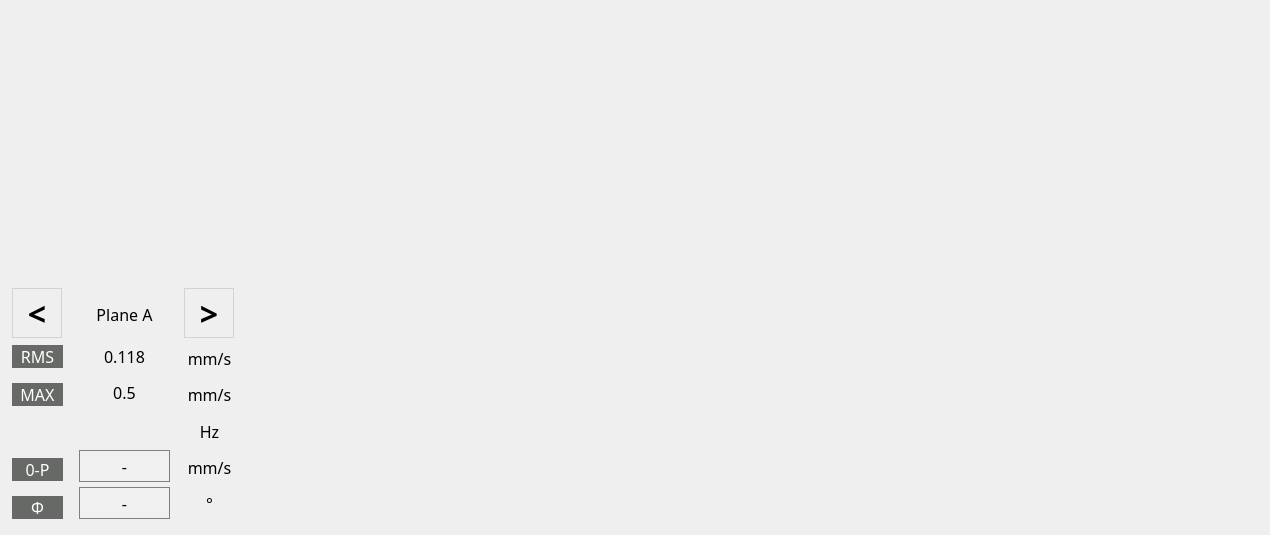
          <widget class="QWidget" name="mainworkContainer" native="true">
           <widget class="QWidget" name="horizontalLayoutWidget_7">
            <property name="geometry">
             <rect>
              <x>0</x>
              <y>0</y>
              <width>1261</width>
              <height>526</height>
             </rect>
            </property>
            <layout class="QHBoxLayout" name="horizontalLayout_5" stretch="0,0">
             <property name="spacing">
              <number>0</number>
             </property>
             <item>
              <widget class="QWidget" name="leftContainer" native="true">
               <widget class="QWidget" name="verticalLayoutWidget_3">
                <property name="geometry">
                 <rect>
                  <x>-1</x>
                  <y>-1</y>
                  <width>631</width>
                  <height>526</height>
                 </rect>
                </property>
                <layout class="QVBoxLayout" name="verticalLayout_2" stretch="56,49">
                 <property name="spacing">
                  <number>0</number>
                 </property>
                 <item>
                  <widget class="QWidget" name="spectrumContainer" native="true"/>
                 </item>
                 <item>
                  <widget class="QWidget" name="resultdataContainer" native="true">
                   <property name="maximumSize">
                    <size>
                     <width>2000</width>
                     <height>2000</height>
                    </size>
                   </property>
                   <widget class="QWidget" name="horizontalLayoutWidget_8">
                    <property name="geometry">
                     <rect>
                      <x>-1</x>
                      <y>-1</y>
                      <width>631</width>
                      <height>246</height>
                     </rect>
                    </property>
                    <layout class="QHBoxLayout" name="horizontalLayout_6">
                     <item>
                      <spacer name="horizontalSpacer_10">
                       <property name="orientation">
                        <enum>Qt::Horizontal</enum>
                       </property>
                       <property name="sizeType">
                        <enum>QSizePolicy::Fixed</enum>
                       </property>
                       <property name="sizeHint" stdset="0">
                        <size>
                         <width>10</width>
                         <height>20</height>
                        </size>
                       </property>
                      </spacer>
                     </item>
                     <item>
                      <widget class="QWidget" name="resultBackContainer" native="true">
                       <property name="minimumSize">
                        <size>
                         <width>60</width>
                         <height>0</height>
                        </size>
                       </property>
                       <property name="maximumSize">
                        <size>
                         <width>200</width>
                         <height>16777215</height>
                        </size>
                       </property>
                       <widget class="QWidget" name="verticalLayoutWidget_4">
                        <property name="geometry">
                         <rect>
                          <x>-1</x>
                          <y>-1</y>
                          <width>61</width>
                          <height>246</height>
                         </rect>
                        </property>
                        <layout class="QVBoxLayout" name="verticalLayout_3">
                         <property name="spacing">
                          <number>15</number>
                         </property>
                         <property name="leftMargin">
                          <number>5</number>
                         </property>
                         <property name="topMargin">
                          <number>10</number>
                         </property>
                         <property name="rightMargin">
                          <number>5</number>
                         </property>
                         <property name="bottomMargin">
                          <number>5</number>
                         </property>
                         <item>
                          <widget class="QPushButton" name="backButton">
                           <property name="minimumSize">
                            <size>
                             <width>50</width>
                             <height>50</height>
                            </size>
                           </property>
                           <property name="maximumSize">
                            <size>
                             <width>50</width>
                             <height>50</height>
                            </size>
                           </property>
                           <property name="font">
                            <font>
                             <family>宋体</family>
                             <pointsize>24</pointsize>
                             <weight>75</weight>
                             <bold>true</bold>
                            </font>
                           </property>
                           <property name="styleSheet">
                            <string notr="true">QPushButton {
	border: 1px solid lightgray;
}</string>
                           </property>
                           <property name="text">
                            <string>&lt;</string>
                           </property>
                          </widget>
                         </item>
                         <item>
                          <widget class="QLabel" name="resultBackLabel">
                           <property name="font">
                            <font>
                             <family>微软雅黑</family>
                             <pointsize>12</pointsize>
                            </font>
                           </property>
                           <property name="styleSheet">
                            <string notr="true">QLabel {
	color: white;
	background-color: rgb(102, 105, 102);
}
</string>
                           </property>
                           <property name="text">
                            <string>RMS</string>
                           </property>
                           <property name="alignment">
                            <set>Qt::AlignCenter</set>
                           </property>
                          </widget>
                         </item>
                         <item>
                          <widget class="QLabel" name="resultBackLabel_2">
                           <property name="font">
                            <font>
                             <family>微软雅黑</family>
                             <pointsize>12</pointsize>
                            </font>
                           </property>
                           <property name="styleSheet">
                            <string notr="true">QLabel {
	color: white;
	background-color: rgb(102, 105, 102);
}
</string>
                           </property>
                           <property name="text">
                            <string>MAX</string>
                           </property>
                           <property name="alignment">
                            <set>Qt::AlignCenter</set>
                           </property>
                          </widget>
                         </item>
                         <item>
                          <widget class="QLabel" name="resultBackLabel_3">
                           <property name="font">
                            <font>
                             <family>微软雅黑</family>
                             <pointsize>12</pointsize>
                            </font>
                           </property>
                           <property name="text">
                            <string/>
                           </property>
                          </widget>
                         </item>
                         <item>
                          <widget class="QLabel" name="resultBackLabel_4">
                           <property name="font">
                            <font>
                             <family>微软雅黑</family>
                             <pointsize>12</pointsize>
                            </font>
                           </property>
                           <property name="styleSheet">
                            <string notr="true">QLabel {
	color: white;
	background-color: rgb(102, 105, 102);
}
</string>
                           </property>
                           <property name="text">
                            <string>0-P</string>
                           </property>
                           <property name="alignment">
                            <set>Qt::AlignCenter</set>
                           </property>
                          </widget>
                         </item>
                         <item>
                          <widget class="QLabel" name="resultBackLabel_5">
                           <property name="font">
                            <font>
                             <family>微软雅黑</family>
                             <pointsize>12</pointsize>
                             <weight>50</weight>
                             <bold>false</bold>
                            </font>
                           </property>
                           <property name="styleSheet">
                            <string notr="true">QLabel {
	color: white;
	background-color: rgb(102, 105, 102);
}
</string>
                           </property>
                           <property name="text">
                            <string>Φ</string>
                           </property>
                           <property name="alignment">
                            <set>Qt::AlignCenter</set>
                           </property>
                          </widget>
                         </item>
                        </layout>
                       </widget>
                      </widget>
                     </item>
                     <item>
                      <widget class="QWidget" name="resultPlaneContainer" native="true">
                       <property name="minimumSize">
                        <size>
                         <width>100</width>
                         <height>0</height>
                        </size>
                       </property>
                       <property name="maximumSize">
                        <size>
                         <width>100</width>
                         <height>16777215</height>
                        </size>
                       </property>
                       <widget class="QWidget" name="verticalLayoutWidget_5">
                        <property name="geometry">
                         <rect>
                          <x>0</x>
                          <y>-1</y>
                          <width>101</width>
                          <height>246</height>
                         </rect>
                        </property>
                        <layout class="QVBoxLayout" name="verticalLayout_5">
                         <property name="spacing">
                          <number>5</number>
                         </property>
                         <property name="leftMargin">
                          <number>5</number>
                         </property>
                         <property name="topMargin">
                          <number>20</number>
                         </property>
                         <property name="rightMargin">
                          <number>5</number>
                         </property>
                         <property name="bottomMargin">
                          <number>5</number>
                         </property>
                         <item>
                          <widget class="QLabel" name="resultPlaneLabel_6">
                           <property name="font">
                            <font>
                             <family>微软雅黑</family>
                             <pointsize>12</pointsize>
                            </font>
                           </property>
                           <property name="text">
                            <string>Plane A</string>
                           </property>
                           <property name="alignment">
                            <set>Qt::AlignCenter</set>
                           </property>
                          </widget>
                         </item>
                         <item>
                          <spacer name="verticalSpacer">
                           <property name="orientation">
                            <enum>Qt::Vertical</enum>
                           </property>
                           <property name="sizeType">
                            <enum>QSizePolicy::Fixed</enum>
                           </property>
                           <property name="sizeHint" stdset="0">
                            <size>
                             <width>20</width>
                             <height>5</height>
                            </size>
                           </property>
                          </spacer>
                         </item>
                         <item>
                          <widget class="QLabel" name="resultPlaneLabel_7">
                           <property name="font">
                            <font>
                             <family>微软雅黑</family>
                             <pointsize>12</pointsize>
                            </font>
                           </property>
                           <property name="styleSheet">
                            <string notr="true">QLabel {
	border-bottom: 1px solid lightgray;
}</string>
                           </property>
                           <property name="text">
                            <string>0.118</string>
                           </property>
                           <property name="alignment">
                            <set>Qt::AlignCenter</set>
                           </property>
                          </widget>
                         </item>
                         <item>
                          <widget class="QLabel" name="resultPlaneLabel_8">
                           <property name="font">
                            <font>
                             <family>微软雅黑</family>
                             <pointsize>12</pointsize>
                            </font>
                           </property>
                           <property name="text">
                            <string>0.5</string>
                           </property>
                           <property name="alignment">
                            <set>Qt::AlignCenter</set>
                           </property>
                          </widget>
                         </item>
                         <item>
                          <widget class="QLabel" name="resultPlaneLabel_9">
                           <property name="font">
                            <font>
                             <family>微软雅黑</family>
                             <pointsize>12</pointsize>
                            </font>
                           </property>
                           <property name="styleSheet">
                            <string notr="true">QLabel {
	border-bottom: 1px solid lightgray;
}</string>
                           </property>
                           <property name="text">
                            <string/>
                           </property>
                           <property name="alignment">
                            <set>Qt::AlignCenter</set>
                           </property>
                          </widget>
                         </item>
                         <item>
                          <widget class="QLabel" name="resultPlaneLabel_10">
                           <property name="font">
                            <font>
                             <family>微软雅黑</family>
                             <pointsize>12</pointsize>
                            </font>
                           </property>
                           <property name="styleSheet">
                            <string notr="true">QLabel {
    background-color: rgb(240, 240, 240);
    border: 1px solid rgb(127, 127, 127);
}</string>
                           </property>
                           <property name="text">
                            <string>-</string>
                           </property>
                           <property name="alignment">
                            <set>Qt::AlignCenter</set>
                           </property>
                          </widget>
                         </item>
                         <item>
                          <widget class="QLabel" name="resultPlaneLabel_11">
                           <property name="font">
                            <font>
                             <family>微软雅黑</family>
                             <pointsize>12</pointsize>
                            </font>
                           </property>
                           <property name="styleSheet">
                            <string notr="true">QLabel {
    background-color: rgb(240, 240, 240);
    border: 1px solid rgb(127, 127, 127);
}</string>
                           </property>
                           <property name="text">
                            <string>-</string>
                           </property>
                           <property name="alignment">
                            <set>Qt::AlignCenter</set>
                           </property>
                          </widget>
                         </item>
                        </layout>
                       </widget>
                      </widget>
                     </item>
                     <item>
                      <widget class="QWidget" name="forwardResultContainer" native="true">
                       <property name="minimumSize">
                        <size>
                         <width>60</width>
                         <height>0</height>
                        </size>
                       </property>
                       <property name="maximumSize">
                        <size>
                         <width>200</width>
                         <height>16777215</height>
                        </size>
                       </property>
                       <widget class="QWidget" name="verticalLayoutWidget_6">
                        <property name="geometry">
                         <rect>
                          <x>-1</x>
                          <y>-1</y>
                          <width>61</width>
                          <height>246</height>
                         </rect>
                        </property>
                        <layout class="QVBoxLayout" name="verticalLayout_6">
                         <property name="spacing">
                          <number>5</number>
                         </property>
                         <property name="leftMargin">
                          <number>5</number>
                         </property>
                         <property name="topMargin">
                          <number>10</number>
                         </property>
                         <property name="rightMargin">
                          <number>5</number>
                         </property>
                         <property name="bottomMargin">
                          <number>5</number>
                         </property>
                         <item>
                          <widget class="QPushButton" name="forwardResultPushButton">
                           <property name="minimumSize">
                            <size>
                             <width>50</width>
                             <height>50</height>
                            </size>
                           </property>
                           <property name="maximumSize">
                            <size>
                             <width>50</width>
                             <height>50</height>
                            </size>
                           </property>
                           <property name="font">
                            <font>
                             <family>宋体</family>
                             <pointsize>24</pointsize>
                             <weight>75</weight>
                             <bold>true</bold>
                            </font>
                           </property>
                           <property name="styleSheet">
                            <string notr="true">QPushButton {
	border: 1px solid lightgray;
}</string>
                           </property>
                           <property name="text">
                            <string>&gt;</string>
                           </property>
                          </widget>
                         </item>
                         <item>
                          <widget class="QLabel" name="forwardResultLabel_12">
                           <property name="font">
                            <font>
                             <family>微软雅黑</family>
                             <pointsize>12</pointsize>
                            </font>
                           </property>
                           <property name="styleSheet">
                            <string notr="true"/>
                           </property>
                           <property name="text">
                            <string>mm/s</string>
                           </property>
                           <property name="alignment">
                            <set>Qt::AlignCenter</set>
                           </property>
                          </widget>
                         </item>
                         <item>
                          <widget class="QLabel" name="forwardResultLabel_13">
                           <property name="font">
                            <font>
                             <family>微软雅黑</family>
                             <pointsize>12</pointsize>
                            </font>
                           </property>
                           <property name="styleSheet">
                            <string notr="true"/>
                           </property>
                           <property name="text">
                            <string>mm/s</string>
                           </property>
                           <property name="alignment">
                            <set>Qt::AlignCenter</set>
                           </property>
                          </widget>
                         </item>
                         <item>
                          <widget class="QLabel" name="forwardResultLabel_14">
                           <property name="font">
                            <font>
                             <family>微软雅黑</family>
                             <pointsize>12</pointsize>
                            </font>
                           </property>
                           <property name="text">
                            <string>Hz</string>
                           </property>
                           <property name="alignment">
                            <set>Qt::AlignCenter</set>
                           </property>
                          </widget>
                         </item>
                         <item>
                          <widget class="QLabel" name="forwardResultLabel_15">
                           <property name="font">
                            <font>
                             <family>微软雅黑</family>
                             <pointsize>12</pointsize>
                            </font>
                           </property>
                           <property name="styleSheet">
                            <string notr="true"/>
                           </property>
                           <property name="text">
                            <string>mm/s</string>
                           </property>
                           <property name="alignment">
                            <set>Qt::AlignCenter</set>
                           </property>
                          </widget>
                         </item>
                         <item>
                          <widget class="QLabel" name="forwardResultLabel_16">
                           <property name="font">
                            <font>
                             <family>微软雅黑</family>
                             <pointsize>12</pointsize>
                             <weight>50</weight>
                             <bold>false</bold>
                            </font>
                           </property>
                           <property name="styleSheet">
                            <string notr="true"/>
                           </property>
                           <property name="text">
                            <string>°</string>
                           </property>
                           <property name="alignment">
                            <set>Qt::AlignCenter</set>
                           </property>
                          </widget>
                         </item>
                        </layout>
                       </widget>
                      </widget>
                     </item>
                     <item>
                      <spacer name="horizontalSpacer_4">
                       <property name="orientation">
                        <enum>Qt::Horizontal</enum>
                       </property>
                       <property name="sizeType">
                        <enum>QSizePolicy::Expanding</enum>
                       </property>
                       <property name="sizeHint" stdset="0">
                        <size>
                         <width>40</width>
                         <height>20</height>
                        </size>
                       </property>
                      </spacer>
                     </item>
                    </layout>
                   </widget>
                  </widget>
                 </item>
                </layout>
               </widget>
              </widget>
             </item>
             <item>
              <widget class="QWidget" name="rightContainer" native="true">
               <widget class="QWidget" name="verticalLayoutWidget_7">
                <property name="geometry">
                 <rect>
                  <x>-1</x>
                  <y>-1</y>
                  <width>631</width>
                  <height>526</height>
                 </rect>
                </property>
                <layout class="QVBoxLayout" name="verticalLayout_4">
                 <item>
                  <widget class="QWidget" name="polarDiagramContainer" native="true"/>
                 </item>
                </layout>
               </widget>
              </widget>
             </item>
            </layout>
           </widget>
          </widget>
